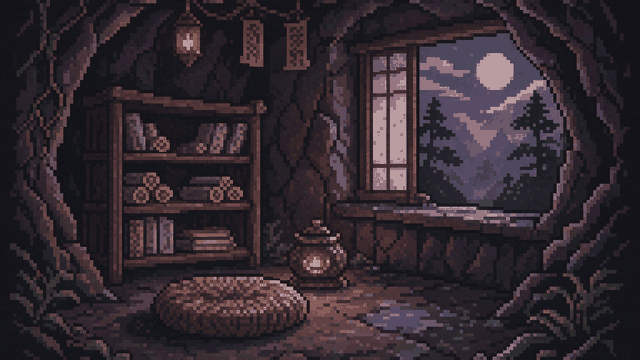
#> input picture assets/img/bg/anchor/anchor_dongfu.png, 640 x 360 px
$ python postprocess_images.py ../assets/img/bg/anchor/anchor_dongfu.png out.png 5 5
#> lines starting #> are read from the running program, lines starting #| are printed output that depends on the picture
# -*- coding: utf-8 -*-
"""
AI 出图后处理：裁切 → 降采样 → 调色板量化 → PNG-8 压缩
用法：
  python tools/postprocess_images.py <源文件或目录> <输出目录> <宽> <高> [--colors 64] [--map a.png:bg_a,b.png:bg_b]

- 保持宽高比：先按目标比例居中裁切，再降采样（LANCZOS → NEAREST 保留像素感）
- 量化到指定色数（像素风建议 32-64 色）+ optimize，体积可降至 1/5
"""
import argparse
import os
import sys

from PIL import Image


def process(src, dst, w, h, colors):
#> called with dst = 'out.png', w = 5, h = 5, colors = 64
    im = Image.open(src).convert('RGBA')
    # 透明底转深色底（游戏为暗色 UI），避免量化后边缘发白
    if im.mode == 'RGBA' and im.getchannel('A').getextrema()[0] < 255:
        bg = Image.new('RGBA', im.size, (18, 16, 26, 255))
        bg.alpha_composite(im)
        im = bg
    im = im.convert('RGB')
#> im is the input picture: PIL image 640x360 RGB; mean R, G, B 50.9, 41.3, 48.3
    # 居中裁切到目标比例
    tr = w / h
    sr = im.width / im.height
#> sr = 1.78
    if sr > tr:
        nw = int(im.height * tr)
#> nw = 360
        im = im.crop(((im.width - nw) // 2, 0, (im.width + nw) // 2, im.height))
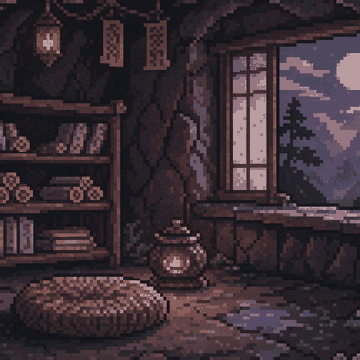
#> im: PIL image 360x360 RGB; mean R, G, B 59.3, 46.9, 53.8
    else:
        nh = int(im.width / tr)
        im = im.crop((0, (im.height - nh) // 2, im.width, (im.height + nh) // 2))
    im = im.resize((w, h), Image.LANCZOS)
    im = im.quantize(colors=colors, method=Image.MEDIANCUT, dither=Image.FLOYDSTEINBERG)
    os.makedirs(os.path.dirname(dst), exist_ok=True)
    im.save(dst, optimize=True)
    return os.path.getsize(src), os.path.getsize(dst)


def main():
    ap = argparse.ArgumentParser()
    ap.add_argument('src')
    ap.add_argument('dst')
    ap.add_argument('w', type=int)
    ap.add_argument('h', type=int)
    ap.add_argument('--colors', type=int, default=64)
    ap.add_argument('--map', default='')
    a = ap.parse_args()

    name_map = {}
    if a.map:
        for pair in a.map.split(','):
            k, v = pair.split(':')
            name_map[k.strip()] = v.strip()

    if os.path.isdir(a.src):
        files = [os.path.join(a.src, f) for f in os.listdir(a.src)
                 if f.lower().endswith(('.png', '.jpg', '.jpeg', '.webp'))]
        for f in files:
            base = os.path.splitext(os.path.basename(f))[0]
            out_name = name_map.get(base, base)
            # 未映射时用原始文件名（建议生成后手动重命名）
            dst = os.path.join(a.dst, out_name + '.png')
            b, af = process(f, dst, a.w, a.h, a.colors)
            print('%s: %d -> %d bytes' % (out_name, b, af))
    else:
        b, af = process(a.src, a.dst, a.w, a.h, a.colors)
        print('%s: %d -> %d bytes' % (os.path.basename(a.dst), b, af))


if __name__ == '__main__':
    main()

$ run again, on assets/img/bg/anchor/anchor_mishan.png
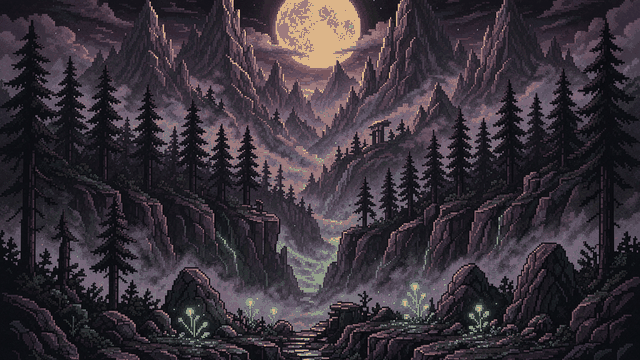
#> input picture assets/img/bg/anchor/anchor_mishan.png, 640 x 360 px
#> in process, im is the input picture: PIL image 640x360 RGB; mean R, G, B 57.9, 50.4, 58.2
#> in process, `im = im.crop(((im.width - nw) // 2, 0, (im.width + nw) // 2, im.height))`:
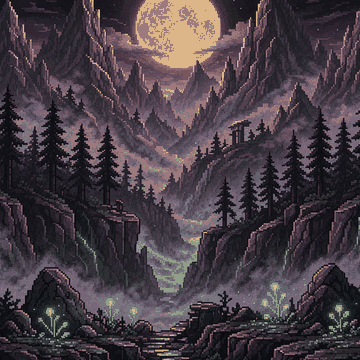
#> im: PIL image 360x360 RGB; mean R, G, B 71.2, 61.3, 68.7

$ run again, on assets/img/bg/anchor/anchor_yunhai.png
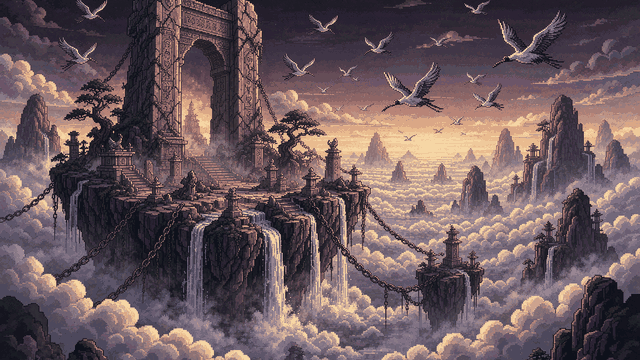
#> input picture assets/img/bg/anchor/anchor_yunhai.png, 640 x 360 px
#> in process, im is the input picture: PIL image 640x360 RGB; mean R, G, B 106.7, 88.5, 92.7
#> in process, `im = im.crop(((im.width - nw) // 2, 0, (im.width + nw) // 2, im.height))`:
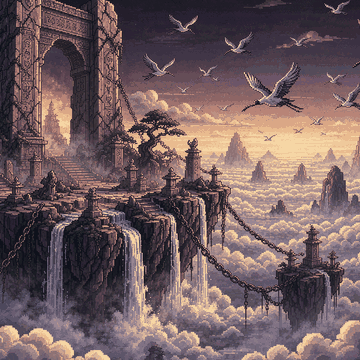
#> im: PIL image 360x360 RGB; mean R, G, B 113.8, 93.4, 95.5
